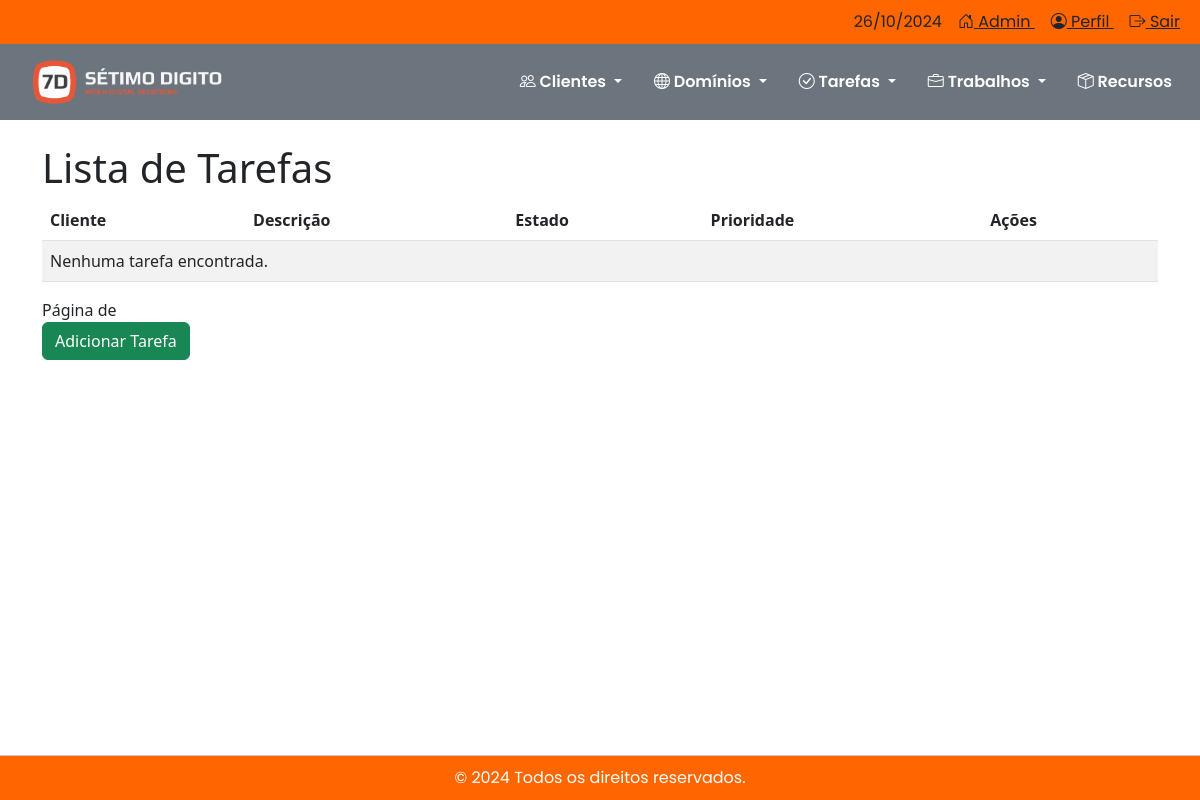
Page /tarefas/ on the earlier database version.
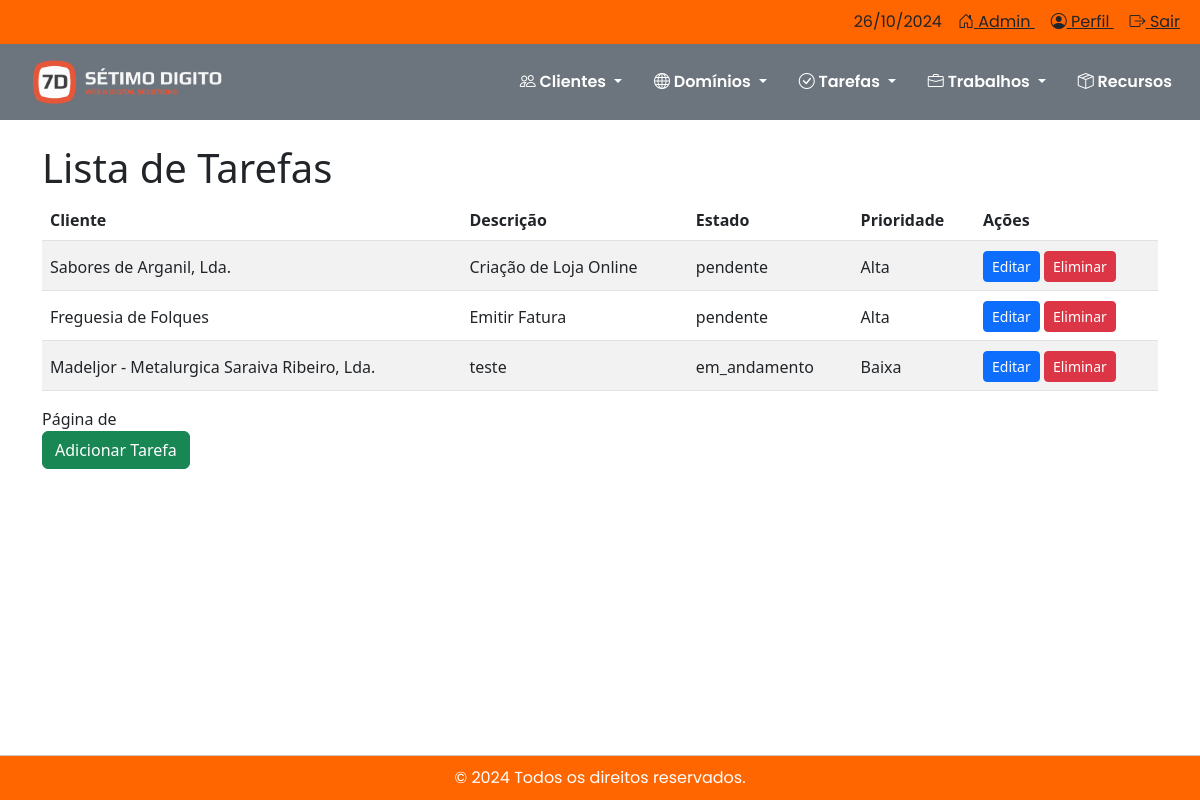
Same page on the later database version.
### tarefas/models.py (models this page shows, shortened)
class Tarefa(models.Model):
    ESTADOS_TAREFA = [
        ('a_fazer', 'A Fazer'),
        ('em_progresso', 'Em Progresso'),
        ('concluido', 'Concluído'),
    ]
    PRIORIDADES = [
        ('baixa', 'Baixa'),
        ('media', 'Média'),
        ('alta', 'Alta'),
    ]
    cliente = models.ForeignKey(Cliente, on_delete=models.CASCADE)
    descricao = models.TextField()
    estado = models.CharField(max_length=20, choices=ESTADOS_TAREFA, default='pendente')
    prioridade = models.CharField(max_length=10, choices=PRIORIDADES, default='media')
    data_criacao = models.DateTimeField(auto_now_add=True)

### clientes/models.py (models this page shows, shortened)
class Cliente(models.Model):
    nome = models.CharField(max_length=255)
    nif = models.CharField(max_length=9, verbose_name='Número de Identificação Fiscal')
    morada = models.CharField(max_length=255, blank=True, null=True)
    codigo_postal = models.CharField(max_length=10, blank=True, null=True)
    localidade = models.CharField(max_length=100, blank=True, null=True)
    telefone = models.CharField(max_length=15, blank=True, null=True)
    email = models.EmailField(blank=True, null=True)
    website = models.URLField(blank=True, null=True)
    cliente_desde = models.DateField(blank=True, null=True)

### tarefas/views.py (the view)
# urls.py: path('tarefas/', views.listar_tarefas, name='listar_tarefas'),
def listar_tarefas(request):
    tarefas = Tarefa.objects.all()  # Pega todas as tarefas
    return render(request, 'tarefas/listar_tarefas.html', {'tarefas': tarefas})

### tarefas/templates/tarefas/listar_tarefas.html (shortened to what this page needs)
{% extends 'base.html' %}
{% load static %}
{% block content %}
<h1 class="mt-4">Lista de Tarefas</h1>
<table class="table table-striped">
    <thead>
        <tr>
            <th>Cliente</th>
            <th>Descrição</th>
            <th>Estado</th>
            <th>Prioridade</th>
            <th>Ações</th>
        </tr>
    </thead>
    <tbody>
        {% for tarefa in tarefas %}
        <tr>
            <td style="padding-top: 10px; vertical-align: middle;">{{ tarefa.cliente.nome }}</td>
            <td style="padding-top: 10px; vertical-align: middle;">{{ tarefa.descricao }}</td>
            <td style="padding-top: 10px; vertical-align: middle;">{{ tarefa.get_estado_display }}</td>
            <td style="padding-top: 10px; vertical-align: middle;">{{ tarefa.get_prioridade_display }}</td>
            <td style="padding-top: 10px; vertical-align: middle;">
                <a href="{% url 'editar_tarefa' tarefa.id %}" class="btn btn-sm btn-primary">Editar</a>
                <a href="{% url 'apagar_tarefa' tarefa.id %}" class="btn btn-sm btn-danger">Eliminar</a>
            </td>
        </tr>
        {% empty %}
        <tr>
            <td colspan="5">Nenhuma tarefa encontrada.</td>
        </tr>
        {% endfor %}
    </tbody>
</table>
<div class="pagination">
    <span class="step-links">
        <span class="current">
            Página {{ page_obj.number }} de {{ page_obj.paginator.num_pages }}
        </span>
    </span>
</div>
<a href="{% url 'adicionar_tarefa' %}" class="btn btn-success">Adicionar Tarefa</a>
{% endblock %}

Differences in the rows shown:
added Tarefa: cliente.nome "Sabores de Arganil, Lda.", descricao "Criação de Loja Online", estado "pendente", prioridade "Alta"
added Tarefa: cliente.nome "Freguesia de Folques", descricao "Emitir Fatura", estado "pendente", prioridade "Alta"
added Tarefa: cliente.nome "Madeljor - Metalurgica Saraiva Ribeiro, Lda.", descricao "teste", estado "em_andamento", prioridade "Baixa"
Other differences:
text no longer shown: "Nenhuma tarefa encontrada."
